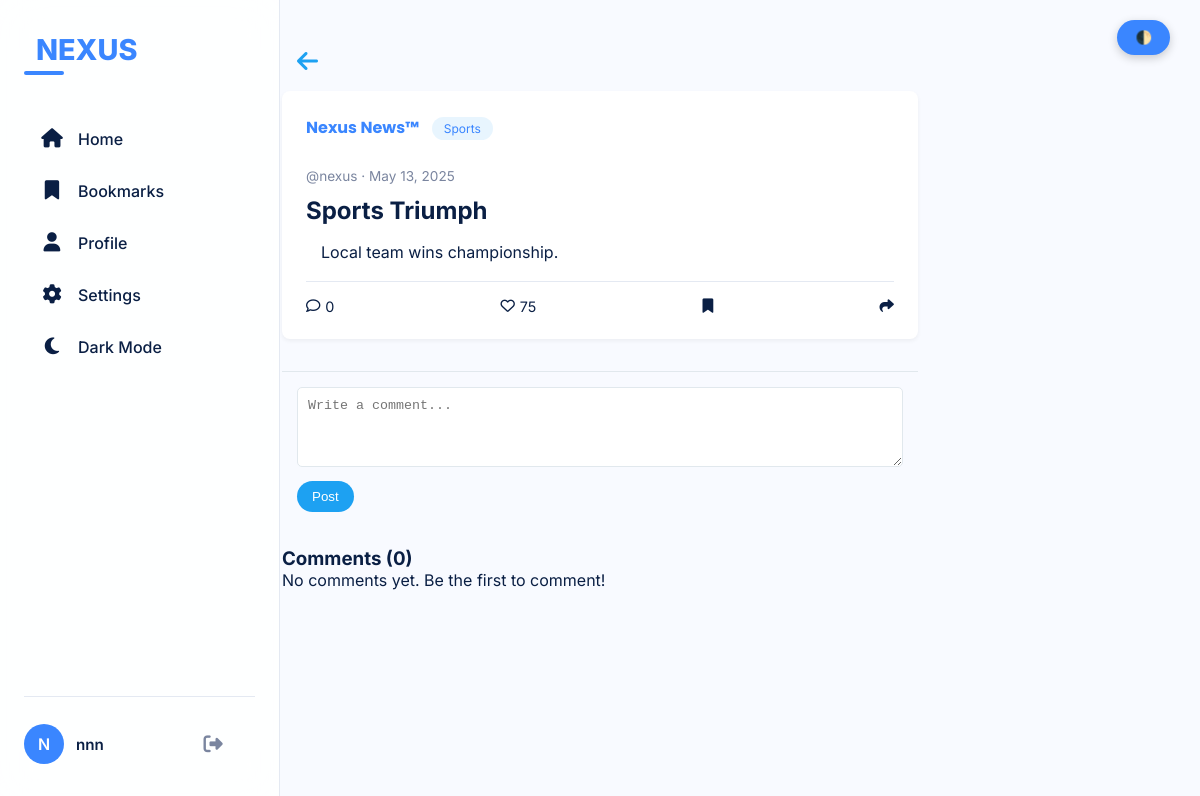
The app's page /view-article.php?id=2 (signed in) with its own data.
### tables this page shows
CREATE TABLE `users` (
  `id` int(11) NOT NULL,
  `email` varchar(255) NOT NULL,
  `username` varchar(50) NOT NULL,
  `password` varchar(255) NOT NULL,
  `created_at` timestamp NOT NULL DEFAULT current_timestamp()
);

CREATE TABLE `news_card` (
  `id` int(11) NOT NULL,
  `title` varchar(255) NOT NULL,
  `content` text NOT NULL,
  `category` enum('technology','sports','politics','entertainment') NOT NULL,
  `image_path` varchar(255) DEFAULT NULL,
  `likes` int(11) DEFAULT 0,
  `created_at` timestamp NOT NULL DEFAULT current_timestamp(),
  `updated_at` timestamp NOT NULL DEFAULT current_timestamp() ON UPDATE current_timestamp()
);

### view-article.php (the view, shortened to what this page needs)
<?php
require_once 'includes/db.php';
$user_id = $_SESSION['user_id'];
$article_id = isset($_GET['id']) ? (int)$_GET['id'] : 0;
try {
    $stmt = $pdo->prepare("
        SELECT n.id, n.title, n.content, n.category, n.image_path, n.likes, n.created_at,
               (SELECT COUNT(*) FROM bookmarks b WHERE b.news_id = n.id AND b.user_id = ?) as is_bookmarked,
               (SELECT COUNT(*) FROM likes WHERE news_id = n.id AND user_id = ?) as is_liked
        FROM news_card n
        WHERE n.id = ?
    ");
    $stmt->execute([$user_id, $user_id, $article_id]);
    $article = $stmt->fetch();
    $stmt = $pdo->prepare("
        SELECT c.id, c.content, c.created_at, u.username
        FROM comments c
        JOIN users u ON c.user_id = u.id
        WHERE c.news_id = ?
        ORDER BY c.created_at DESC
    ");
    $stmt->execute([$article_id]);
    $comments = $stmt->fetchAll();
} catch (PDOException $e) {
    die("Failed to load article: " . $e->getMessage());
}
?>
<!DOCTYPE html>
<html lang="en">
<head>
    <link href="https://cdnjs.cloudflare.com/ajax/libs/font-awesome/5.15.3/css/all.min.css" rel="stylesheet" />
    <link href="style.css" rel="stylesheet">
    <link href="mobile-style.css" rel="stylesheet">
</head>
<body>
    <div class="container" role="main">
        <?php include 'navigation.php'; ?>
        <main>
            <div class="back-button" onclick="window.history.back();">
                <i class="fas fa-arrow-left"></i>
            </div>
            <article class="tweet" aria-label="News item: <?php echo htmlspecialchars($article['title']); ?>">
                <div class="tweet-header">
                    <div>
                        <span class="name">Nexus News™</span>
                        <span class="category"><?php echo htmlspecialchars(ucfirst($article['category'])); ?></span>
                    </div>
                </div>
                <div class="tweet-header">
                    <span class="time">@nexus · <?php echo date('M j, Y', strtotime($article['created_at'])); ?></span>
                </div>
                <h2><?php echo htmlspecialchars($article['title']); ?></h2>
                <div class="article-content"><?php echo nl2br(htmlspecialchars($article['content'])); ?></div>
                <footer>
                    <div><i class="far fa-comment"></i> <?php echo count($comments); ?></div>
                    <div onclick="toggleLike(<?php echo $article['id']; ?>, <?php echo $article['is_liked'] ? 'true' : 'false'; ?>, this)">
                        <i class="<?php echo $article['is_liked'] ? 'fas liked' : 'far'; ?> fa-heart"></i>
                        <span class="like-count"><?php echo $article['likes']; ?></span>
                    </div>
                    <div class="<?php echo $article['is_bookmarked'] ? 'bookmarked' : ''; ?>"
                        onclick="toggleBookmark(<?php echo $article['id']; ?>, <?php echo $article['is_bookmarked'] ? 'true' : 'false'; ?>, this)">
                        <i class="fas fa-bookmark"></i>
                    </div>
                    <div><i class="fas fa-share"></i></div>
                </footer>
            </article>
            <div class="comment-form">
                <form method="POST" id="comment-form">
                    <textarea name="comment" placeholder="Write a comment..." required></textarea>
                    <button type="submit">Post</button>
                </form>
            </div>
            <div class="comments-section">
                <h3>Comments (<?php echo count($comments); ?>)</h3>
                <?php if (empty($comments)): ?>
                    <p>No comments yet. Be the first to comment!</p>
                <?php endif; ?>
            </div>
        </main>
    </div>
    <?php include 'mobile-menu.php'; ?>
</body>
</html>

### navigation.php (shortened to what this page needs)
<?php
require_once 'includes/auth.php';
require_once 'includes/db.php';
$user_id = $_SESSION['user_id'];
$current_page = basename($_SERVER['PHP_SELF']);
try {
    $user_stmt = $pdo->prepare("SELECT email, username FROM users WHERE id = ?");
    $user_stmt->execute([$user_id]);
    $user = $user_stmt->fetch(PDO::FETCH_ASSOC);
} catch (PDOException $e) {
    error_log("Database error: " . $e->getMessage());
    $user = ['username' => 'User', 'email' => 'user@example.com'];
    $bookmark_count = 0;
}
$initials = '';
if (!empty($user['username'])) {
    $name_parts = explode(' ', $user['username']);
    foreach ($name_parts as $part) {
        $initials .= strtoupper(substr($part, 0, 1));
    }
    $initials = substr($initials, 0, 2);
} else {
    $initials = 'US';
}
?>
<nav aria-label="Primary Navigation">
  <div class="logo">NEXUS</div>
  <ul>
    <li>
      <a href="index1.php" class="<?= $current_page === 'index1.php' ? 'active' : '' ?>">
        <i class="fas fa-home"></i>
        <span>Home</span>
      </a>
    </li>
    <li>
      <a href="bookmarks.php" class="<?= $current_page === 'bookmarks.php' ? 'active' : '' ?>">
        <i class="fas fa-bookmark"></i>
        <span>Bookmarks</span>
      </a>
    </li>
    <li>
      <a href="user-dash.php" class="<?= $current_page === 'user-dash.php' ? 'active' : '' ?>">
        <i class="fas fa-user"></i>
        <span>Profile</span>
      </a>
    </li>
    <li>
      <a href="#" class="<?= $current_page === 'settings.php' ? 'active' : '' ?>">
        <i class="fas fa-cog"></i>
        <span>Settings</span>
      </a>
    </li>
    <li>
      <a href="#" id="dark-mode-toggle">
        <i class="fas fa-moon"></i>
        <span>Dark Mode</span>
      </a>
    </li>
  </ul>
  <div class="user-profile">
    <div class="user-avatar"><?= $initials ?></div>
    <div class="user-info">
      <div class="user-name"><?= htmlspecialchars($user['username']) ?></div>
    </div>
    <a href="index.php" class="logout-btn" aria-label="Log out">
      <i class="fas fa-sign-out-alt"></i>
    </a>
  </div>
</nav>

### style.css (style rules this page uses)
:root { --primary: #1da1f2; --bg: #f5f8fa; --text: #14171a; --muted: #657786; --card-bg: #ffffff; --border: #e1e8ed; --hover: rgba(29, 161, 242, 0.1); --dark-bg: #121212; --dark-text: #eaeaea; --dark-card-bg: #1e1e1e; --dark-border: #333; --dark-muted: #aaa; --font: 'Inter', 'Segoe UI', sans-serif; scroll-behavior: smooth; }
* { box-sizing: border-box; margin: 0; padding: 0; }
body { font-family: var(--font); background-color: var(--bg); color: var(--text); transition: background-color 0.4s ease, color 0.4s ease; }
.container { display: flex; min-height: 100vh; }
main { flex: 1; max-width: 700px; margin: 0 auto; padding: 2rem; width: 100%; }
.tweet { background: var(--card-bg); border-radius: 8px; padding: 1.5rem; margin-bottom: 2rem; width: 100%; max-width: 100%; box-sizing: border-box; }
.tweet.visible { opacity: 1; transform: translateY(0); }
.name { font-weight: 600; font-family: 'Poppins', sans-serif; }
.time { font-size: 0.9rem; color: var(--light-text); }
.category { display: inline-block; background: rgba(29, 161, 242, 0.1); color: var(--primary); padding: 0.3rem 1rem; border-radius: 50px; font-size: 0.8rem; margin-bottom: 1rem; }
.tweet footer { display: flex; justify-content: space-between; padding-top: 1rem; border-top: 1px solid var(--border); font-size: 0.9rem; }
.tweet footer div { display: flex; align-items: center; gap: 0.3rem; color: var(--light-text); cursor: pointer; transition: color 0.2s; }
#bookmarked-feed .tweet, main article.tweet { width: 100%; max-width: 100%; }
.tweet { background: var(--card-bg); border-radius: 8px; padding: 1.5rem; box-shadow: 0 2px 4px rgba(0, 0, 0, 0.05); transition: transform 0.2s ease; }
.tweet-header { display: flex; justify-content: space-between; align-items: center; margin-bottom: 0.75rem; }
.tweet-header .name { font-weight: 700; color: var(--primary); }
.tweet-header .category { background: rgba(29, 161, 242, 0.1); color: var(--primary); padding: 0.25rem 0.75rem; border-radius: 50px; font-size: 0.75rem; margin-left: 0.5rem; }
.tweet-header .time { color: var(--muted); font-size: 0.85rem; }

### view-article.php (style rules this page uses)
.back-button { display: inline-block; margin: 15px; font-size: 1.5em; color: #1da1f2; cursor: pointer; }
.article-content { padding: 15px; line-height: 1.6; }
.comment-form { margin: 20px 0; padding: 15px; border-top: 1px solid #e1e8ed; }
.comment-form textarea { width: 100%; padding: 10px; border: 1px solid #e1e8ed; border-radius: 5px; resize: vertical; min-height: 80px; margin-bottom: 10px; }
.comment-form button { background-color: #1da1f2; color: white; border: none; padding: 8px 15px; border-radius: 20px; cursor: pointer; }
.tweet footer div { cursor: pointer; transition: color 0.2s; }

### records on screen
users: username "nnn"
news_card: category "Sports", created_at "May 13, 2025", title "Sports Triumph", content "Local team wins championship.", likes "75"

### other values on screen
$initials "N"
count($comments) "0"
